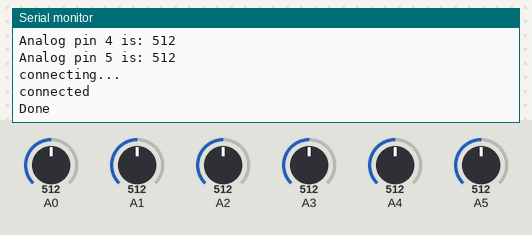
Recording of a sketch running on a simulated Arduino Uno, built with avr-gcc and run on an emulated ATmega328P. Shown: the last lines printed to the serial monitor. Inputs (shaded band) come from the test bench; at power-on: A0 = 512, A1 = 512, A2 = 512, A3 = 512, A4 = 512, A5 = 512. WiFi joins after 1.5 s; servers stay silent unless stated.

Above: at 2.7 s.
2.8 s: A0 set to 716
At 5.47 s:
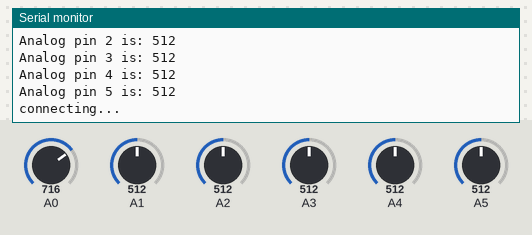
7.1 s: A1 set to 716
At 10.3 s:
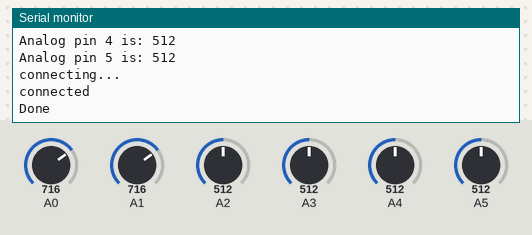
11.4 s: A2 set to 716
At 12.48 s:
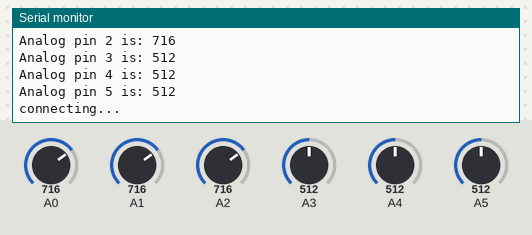
15.7 s: A3 set to 716
At 17.3 s:
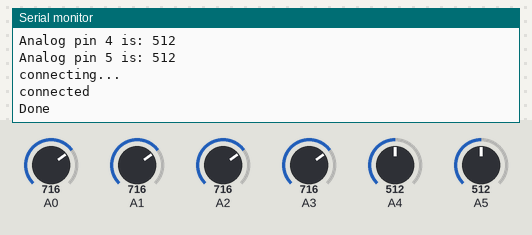
20.0 s: A4 set to 716
At 23.0 s:
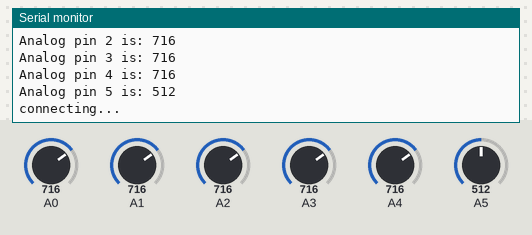
24.3 s: A5 set to 716
At 26.5 s:
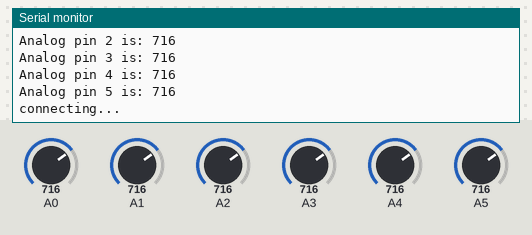
Timing chart, 0 to 28.0 s (numbered marks = the images above; inputs shaded):
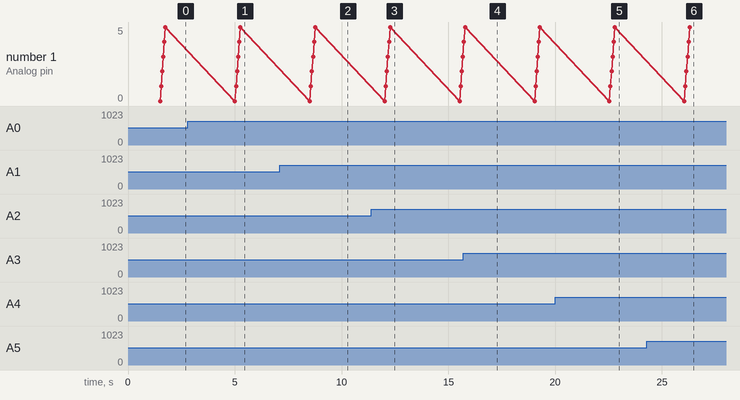

The sketch:

sketch.ino
```cpp
// (licence header left out)
#include <Ethernet.h>
#include <SPI.h>

//////////////////////////////////////////////////////////////////////////////////
//SETTINGS
//////////////////////////////////////////////////////////////////////////////////
//byte server[] = { , , , }; //ip Address of the server you will connect to, OR
char server[] = "yourwebsitehere";                                               //replace with your website
// if need to change the MAC address (Very Rare)
byte mac[] = { 0xDE, 0xAD, 0xBE, 0xEF, 0xFE, 0xED };
//////////////////////////////////////////////////////////////////////////////////

EthernetClient client;

char inString[32]; // string for incoming serial data
int stringPos = 0; // string index counter
boolean startRead = false; // is reading?
int an[6];
void setup(){
  Serial.begin(9600);
  Ethernet.begin(mac);
  Serial.println(Ethernet.localIP());
}

void loop(){
  for (int a=0; a<6; a++){
     an[a] = analogRead(a);                                        //Reading analog inputs, just for demo
     Serial.print("Analog pin ");
     Serial.print(a);
     Serial.print(" is: ");
     Serial.println(an[a]);
  delay(50);
  }

  //connect to the server

  Serial.println("connecting...");

  //port 80 is typical of a www page
  if (client.connect(server, 80)) {
    Serial.println("connected");
    client.print("GET /analog/index.php?");
    client.print("an0=");
    client.print( an[0] );
     client.print("&");
    client.print("an1=");
    client.print( an[1] );
     client.print("&");
    client.print("an2=");
    client.print( an[2] );
     client.print("&");
    client.print("an3=");
    client.print( an[3] );
     client.print("&");
    client.print("an4=");
    client.print( an[4] );
     client.print("&");
    client.print("an5=");
    client.print( an[5] );
    client.print("&");
    client.print("nf=NO");
    client.println( " HTTP/1.1");
    client.print("Host: ");
    client.println(server);
  // client.println("Authorization: Basic <<replace with user and pass with base64_encode>> ");        //if htaccess password is enabled
   // client.println( "Content-Type: application/x-www-form-urlencoded" );
    client.println( "Connection: close" );
    client.println();
    client.stop();
    Serial.println("Done");

    //Connected - Read the page
   // return readPage(); //go and read the output

  }else{
     Serial.println("connection failed");
  }
  delay(3000); //wait 3 seconds before connecting again
}
```

Measured:
- after the input at 2.8 s, the serial monitor: prints a new line after 2.2 s (image 1)
- after the input at 7.1 s, the serial monitor: prints a new line after 1.5 s (image 2)
- after the input at 11.4 s, the serial monitor: prints a new line after 0.72 s (image 3)
- after the input at 20.0 s, the serial monitor: prints a new line after 2.7 s (image 5)
- after the input at 24.3 s, the serial monitor: prints a new line after 2.0 s (image 6)
